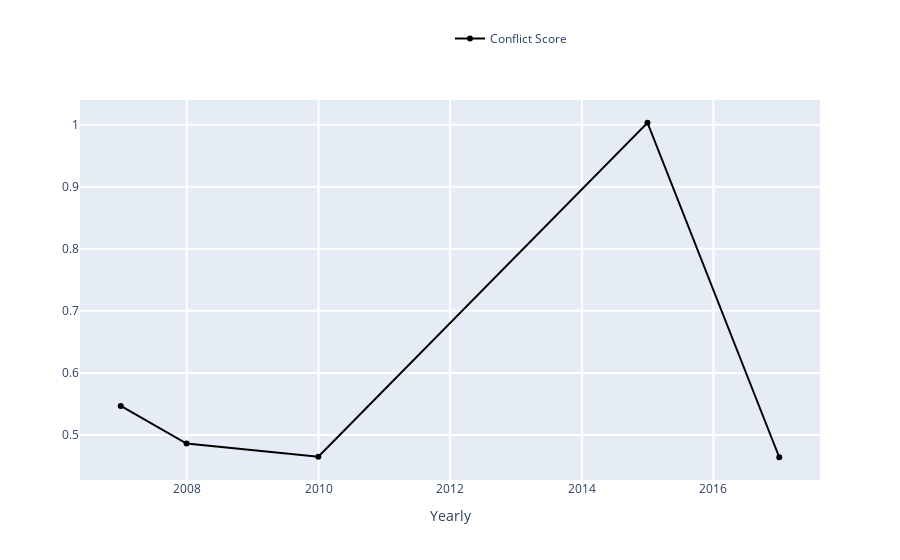

Here is the notebook cell this chart was saved with:
### Markdown cell above
<span style="color:MediumSeaGreen; font-weight:bold"> TRY YOURSELF! THIS IS WHAT WILL HAPPEN WHEN YOU CLICK 'Show Page Conflict' BUTTON </span>

### Code cell
### ----------------------------------------------------------------------------------- ###
### TRY YOURSELF! THIS IS WHAT WILL HAPPEN WHEN YOU CLICK 'Show Page Conflict' BUTTON   ###
### ----------------------------------------------------------------------------------- ###

## This is the page you used ##
print('The page that is being used:', the_page['title'])

## Continue to use our data from A.2; calculate the Conflict Score definded as above ##
conflict_sc = total_actions.conflict.sum() / total_actions.elegibles.sum()
print('Page conflict score is:', conflict_sc)

## visualization, core visual code lies in ConflictsListener, then the interact function    ##
## make it interactive, mode details see:                                                   ##
## https://github.com/gesiscss/wikiwho_demo/blob/master/visualization/conflicts_listener.py ##

# First check whether the page conflict score is zero
if conflict_sc != 0:
    # Define a ConflictsListener instance
    conflicts_listener = ConflictsListener(total_actions)

    # Set parameters
    begin_date = date(2005, 3, 1)
    end_date = date(2019, 6, 1)
    frequency = 'Yearly' # 'Monthly'
    
    # The metrics we need:
    # ['Total', 'Total_surv_48h', 'Total_persistent', 'Total_stopword_count',
    #  'Total Elegible Actions', 'Number of Conflicts', 'Number of Revisions',
    #  'Conflict Score', 'Absolute Conflict Score', 'Conflict Ratio', ('None')]
    # Note: only 'red_line' has 'None' option.
    black_line = 'Conflict Score'
    red_line = 'None'
    
    conflicts_listener.listen(
        _range = (begin_date, end_date),
        granularity = frequency,
        black = black_line,
        red = red_line
    )

### Figure 1 — Plotly figure (JSON) as saved in the notebook; plotly's stock layout.template omitted (floating-point values rounded to 4 significant figures)
{"data": [{"marker": {"color": "rgba(0, 0, 0, 1)"}, "name": "Conflict Score", "type": "scatter", "x": ["2006-12-31T00:00:00", "2007-12-31T00:00:00", "2009-12-31T00:00:00", "2014-12-31T00:00:00", "2016-12-31T00:00:00"], "y": [0.5467, 0.486, 0.465, 1.003, 0.464]}], "layout": {"barmode": "group", "hovermode": "closest", "legend": {"x": 0.5, "y": 1.2}, "showlegend": true, "xaxis": {"gridwidth": 2, "ticklen": 5, "title": {"text": "Yearly"}, "zeroline": true}, "yaxis": {"gridwidth": 2, "ticklen": 5}}}
